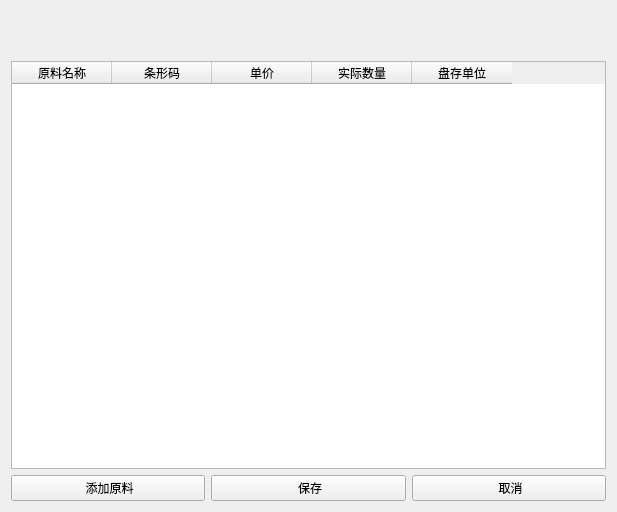
<?xml version="1.0" encoding="UTF-8"?>
<ui version="4.0">
 <class>MaterialCheckInfo</class>
 <widget class="QWidget" name="MaterialCheckInfo">
  <property name="geometry">
   <rect>
    <x>0</x>
    <y>0</y>
    <width>617</width>
    <height>512</height>
   </rect>
  </property>
  <property name="windowTitle">
   <string>Form</string>
  </property>
  <layout class="QVBoxLayout" name="verticalLayout">
   <item>
    <spacer name="horizontalSpacer">
     <property name="orientation">
      <enum>Qt::Horizontal</enum>
     </property>
     <property name="sizeHint" stdset="0">
      <size>
       <width>40</width>
       <height>25</height>
      </size>
     </property>
    </spacer>
   </item>
   <item>
    <spacer name="horizontalSpacer_2">
     <property name="orientation">
      <enum>Qt::Horizontal</enum>
     </property>
     <property name="sizeHint" stdset="0">
      <size>
       <width>40</width>
       <height>25</height>
      </size>
     </property>
    </spacer>
   </item>
   <item>
    <widget class="QTableWidget" name="tableWidgetData">
     <column>
      <property name="text">
       <string>原料名称</string>
      </property>
     </column>
     <column>
      <property name="text">
       <string>条形码</string>
      </property>
     </column>
     <column>
      <property name="text">
       <string>单价</string>
      </property>
     </column>
     <column>
      <property name="text">
       <string>实际数量</string>
      </property>
     </column>
     <column>
      <property name="text">
       <string>盘存单位</string>
      </property>
     </column>
    </widget>
   </item>
   <item>
    <layout class="QHBoxLayout" name="horizontalLayout">
     <item>
      <widget class="QPushButton" name="pushButtonAdd">
       <property name="text">
        <string> 添加原料</string>
       </property>
       <property name="icon">
        <iconset resource="../../../res.qrc">
         <normaloff>:/image/image/addfile.png</normaloff>:/image/image/addfile.png</iconset>
       </property>
      </widget>
     </item>
     <item>
      <widget class="QPushButton" name="pushButtonSave">
       <property name="text">
        <string> 保存</string>
       </property>
       <property name="icon">
        <iconset resource="../../../res.qrc">
         <normaloff>:/image/image/确认.png</normaloff>:/image/image/确认.png</iconset>
       </property>
      </widget>
     </item>
     <item>
      <widget class="QPushButton" name="pushButtonCancel">
       <property name="text">
        <string> 取消</string>
       </property>
       <property name="icon">
        <iconset resource="../../../res.qrc">
         <normaloff>:/image/image/cancel.png</normaloff>:/image/image/cancel.png</iconset>
       </property>
      </widget>
     </item>
    </layout>
   </item>
  </layout>
 </widget>
 <resources>
  <include location="../../../res.qrc"/>
 </resources>
 <connections/>
</ui>
